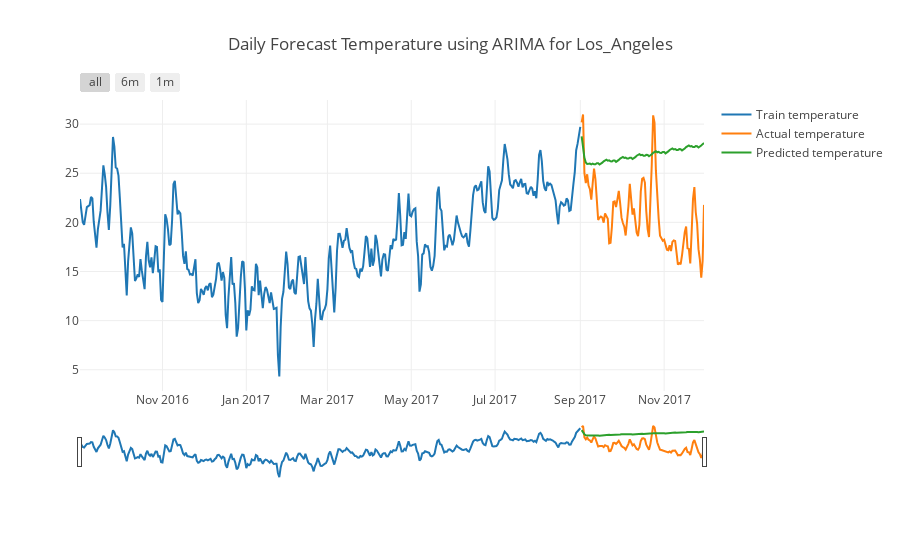

Here is the notebook cell this chart was saved with:
### Code cell
# Plotting the training data for past year, Actual/test data and predicted temperature - Decision Tree
fig = charter_helper_prediction("Daily Forecast Temperature using ARIMA for " + city, Y_train, Y_train, combined_forecast_df,combined_forecast_df,combined_forecast_df)

iplot(fig)
py.image.save_as(fig, filename=f'{EXPERIMENT_DIR}/Daily_ARIMA_predict.png')
